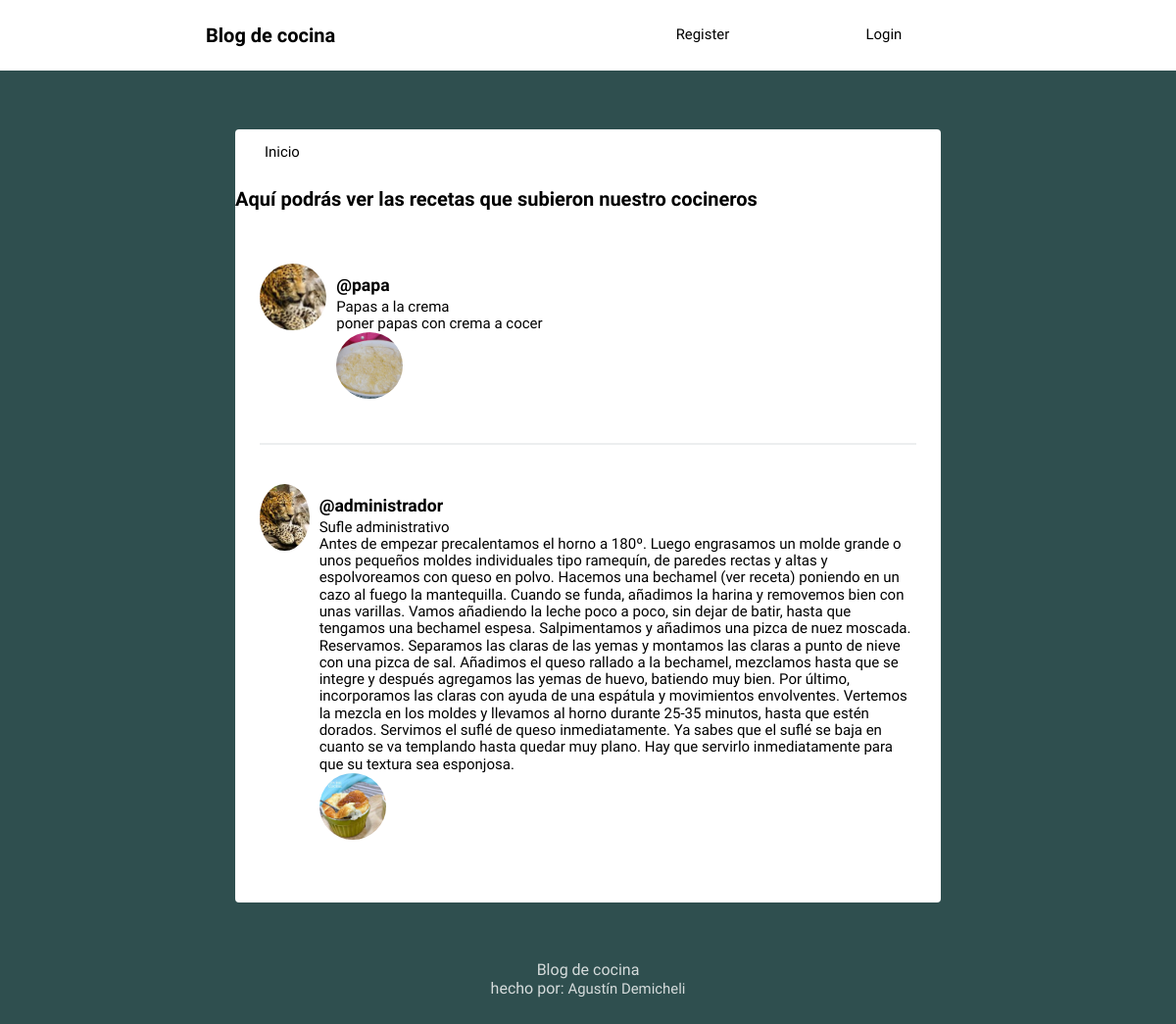
Before: /posteos/ with the older database file.
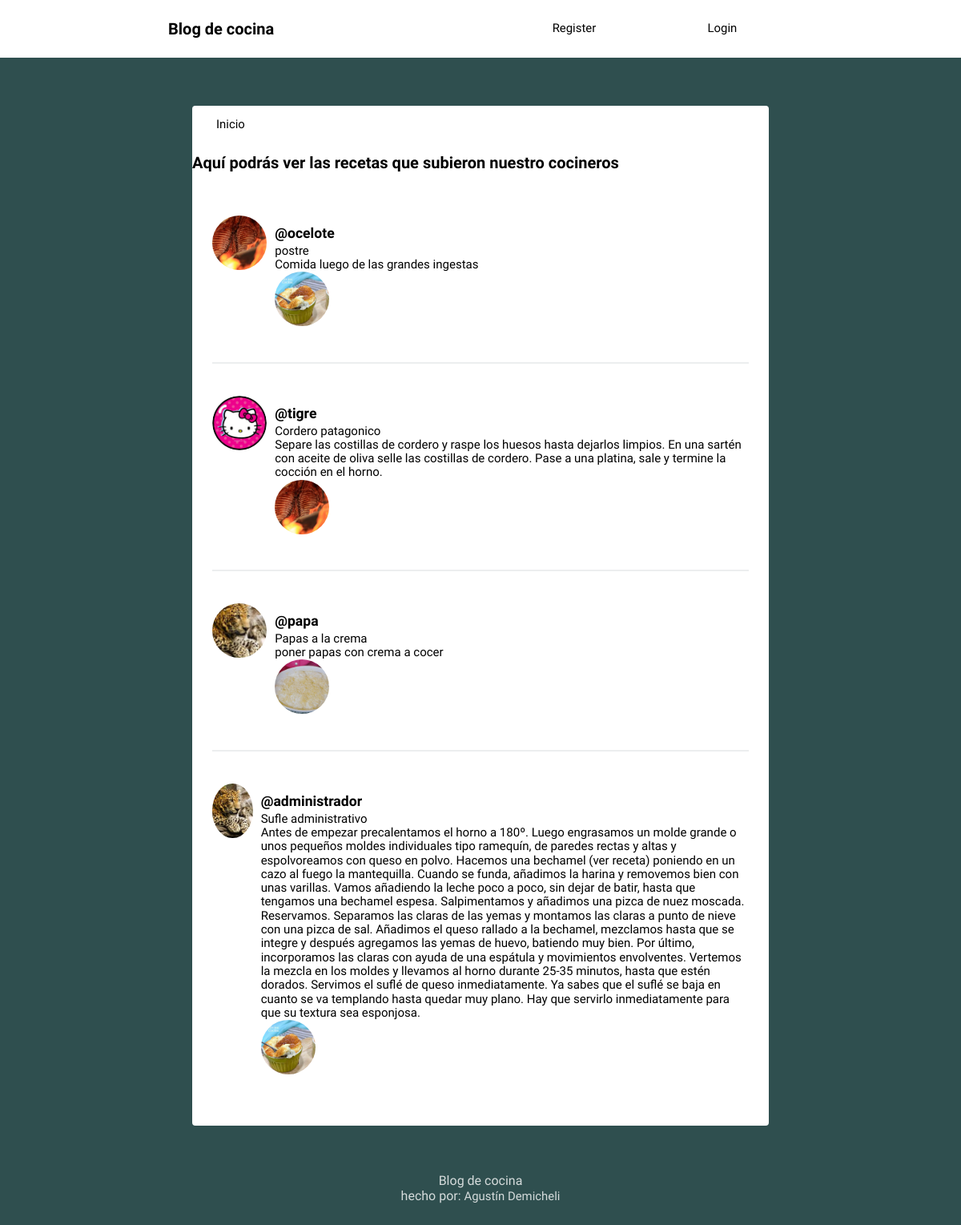
After: the same page with the newer database file.
### social/models.py (models this page shows, shortened)
class Post(models.Model):
	user = models.ForeignKey(User, on_delete=models.CASCADE, related_name='posts')
	title= models.TextField(null=False)
	timestamp = models.DateTimeField(default=timezone.now)
	content = models.TextField()
	image=models.ImageField(null=True,blank=True, upload_to='images/')
	class Meta:
		ordering = ['-timestamp']

class Profile(models.Model):
	user = models.OneToOneField(User, on_delete=models.CASCADE)
	image=models.ImageField(default='images.jpeg',upload_to='media/')

### social/views.py (the view)
# urls.py: path('posteos/',views.posteos,name='posteos'),
def posteos(request):
	posts=Post.objects.all()
	context={
		'posts':posts
	}
	return render(request,'social/posteos.html',context)

### social/templates/social/posteos.html (shortened to what this page needs)
{% extends 'social/layout.html' %}
{% load static %}
{% load humanize %}
{% block content %}
<h1>Aquí podrás ver las recetas que subieron nuestro cocineros</h1>
{% for post in posts %}
<article>
    <div class="container-article">
        <img src="{{ post.user.profile.image.url }}">
        <br>
        <div>
            <h2 class="username"><a href="{% url 'profile' post.user.username %}">@{{ post.user.username }}</a></h2>
            <div class="post">{{post.title}}
            <br> {{ post.content }}
            <br>  <img src='{{post.image.url}}'>
            </div>
        </div>
    </div>
</article>
{% endfor %}
{% endblock %}

### social/templates/social/layout.html (shortened to what this page needs)
<!DOCTYPE html>
{% load static %}
<html>
<head>
	<link rel="stylesheet" type="text/css" href="{% static 'normalize.css' %}">
	<link rel="stylesheet" type="text/css" href="{% static 'style.css' %}">
</head>
<body>
	<header class="main-head">
		<nav class="main">
			<h1 id="logo">Blog de cocina </h1>
			<ul>
				{% if request.user.is_authenticated %}
				<li><a href="{% url 'logout' %}">Logout</a></li>
				{% else %}
				<li><a href="{% url 'register' %}">Register</a></li>
				<li><a href="{% url 'login' %}">Login</a></li>
				{% endif %}
			</ul>
		</nav>
	</header>
	<div class="main">
		<nav class="second-nav">
			<a class="feed" href="{% url 'feed' %}">Inicio</a>
		</nav>
		{% block content %}
		{% endblock content %}
	</div>
	<footer>
		<div class="row">
			<p>Blog de cocina<br>hecho por: <a href="https://ar.linkedin.com/in/agust%C3%ADn-demicheli-57b903259?trk=people-guest_people_search-card">Agustín Demicheli</a></p>
		</div>
	</footer>
</body>
</html>

### social/static/style.css (style rules this page uses)
body { background: #2F4F4F; font-size: 62.5%; font-family: 'Varela Round', Helvetica, Arial, serif; }
p { font-size: 1rem; }
img { object-fit: cover; }
.main-head { background: white; color: black; }
nav.main { min-height: 7vh; display: flex; width: 65%; margin: auto; align-items: center; padding: 0.5rem; }
nav.main ul { display: flex; flex: 1 1 40rem; justify-content: space-around; align-items: center; list-style: none; }
#logo { flex: 2 1 40rem; }
a { font-size: .93rem; text-decoration: none; color: black; }
.main { background: white; width: 60%; margin: 5% auto; border-radius: 4px; padding-bottom: 20px; }
.second-nav { display: flex; padding: 15px 30px; }
.second-nav .feed { flex: 1 1 30px; }
article { width: 93%; margin: auto; padding: 40px 0; border-bottom: 2px solid #ECEEEF; }
.username { margin-bottom: .2rem; }
.username a { font-size: 1.1rem; }
.container-article { display: flex; }
.container-article img { height: 68px; width: 68px; margin-right: 10px; border-radius: 50%; }
article:last-child { border-bottom: 0; }
.post { font-size: .94rem; }
footer { color: white; text-align: center; font-size: .875em; margin: 40px 0; }
footer p { opacity: .8; }
footer p a { color: white; }

Changed rows visible on the page:
added Post: user.profile.image (picture), user.username "ocelote", title "postre", content "Comida luego de las grandes ingestas", image (picture)
added Post: user.profile.image (picture), user.username "tigre", title "Cordero patagonico", content "Separe las costillas de cordero y raspe los huesos hasta dejarlos limpios. En una sartén con aceite de oliva selle las costillas de cordero. Pase a una platina, sale y termine la cocción en el horno.", image (picture)
